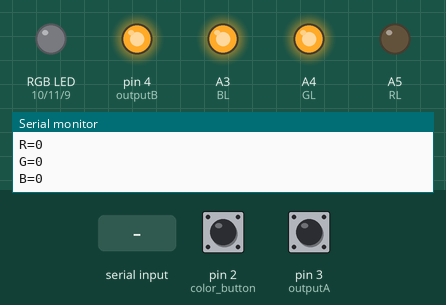
A sketch run on a simulated Arduino Uno, built with avr-gcc and run on an emulated ATmega328P. On the bench: an RGB LED mixed from three pins (HIGH = lit), output pins drawn as LEDs (lit = HIGH), the last lines printed to the serial monitor. Dashed ring = blinking. Inputs (shaded band) come from the test bench; at power-on: pin 2 (color_button) HIGH, pin 3 (outputA) HIGH. Dim RGB values are drawn brighter than linear.

Above: at 3.2 s.
3.3 s: pin 2 (color_button) pulled LOW for 3.2 s
At 7.7 s:
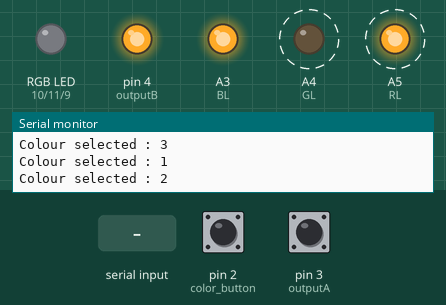
8.0 s: pin 3 (outputA) driven LOW
9.5 s: pin 3 (outputA) driven HIGH
At 9.8 s:
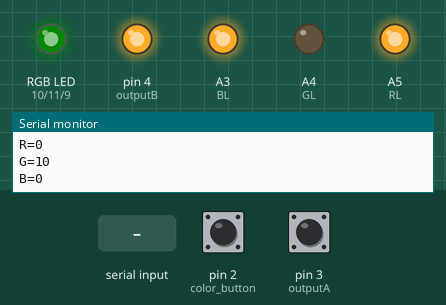
11.0 s: pin 2 (color_button) pulled LOW for 0.15 s
At 12.5 s:
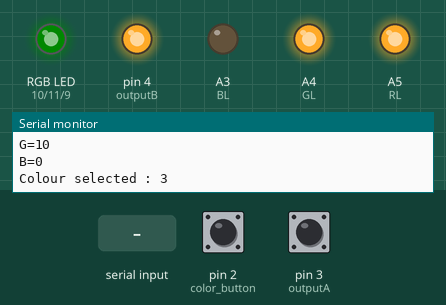
13.0 s: ")" received over the second serial link
At 13.6 s:
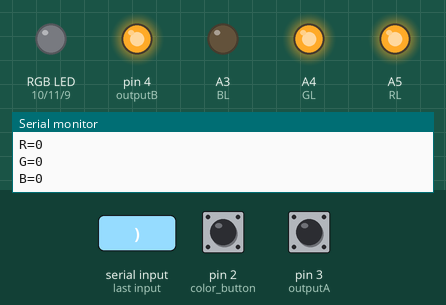
14.5 s: pin 3 (outputA) pulsed LOW 2 times (0.12 s each, 0.3 s apart)
At 14.71 s:
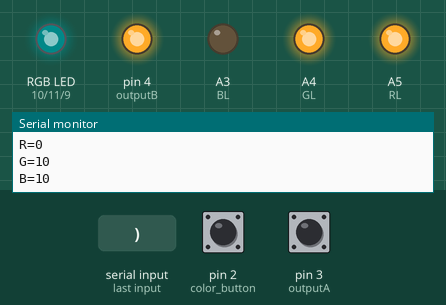
Timing chart, 0 to 17.5 s (numbered marks = the images above; inputs shaded):
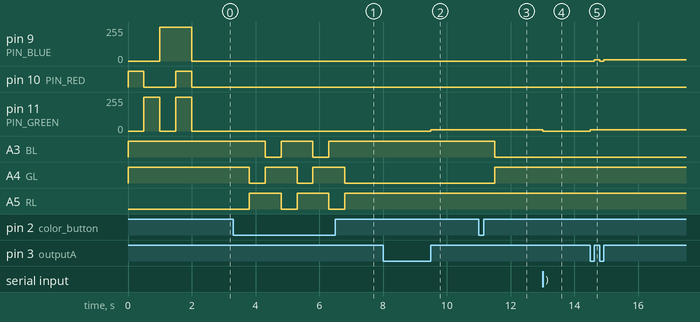

Measured:
- after the input at 3.3 s, A3 (BL): alternates HIGH for 1.0 s and LOW for 0.50 s, starting after 1.0 s; A4 (GL), A5 (RL): alternates HIGH for 1.0 s and LOW for 0.50 s, starting after 0.50 s
- after the input at 9.5 s, pin 11 (PIN_GREEN): 0/255 → 10/255 at once
- after the input at 11.0 s, A3 (BL): HIGH → LOW after 0.50 s; A4 (GL): LOW → HIGH after 0.50 s
- after the input at 13.0 s, pin 11 (PIN_GREEN): 10/255 → 0/255 at once
- after the input at 14.5 s, pin 9 (PIN_BLUE): 0/255 → 10/255 after 0.12 s, → 0/255 0.18 s later, → 10/255 0.12 s later; pin 11 (PIN_GREEN): 0/255 → 10/255 at once

The sketch:

BLUETOOTH_RGB.ino.ino
```cpp
#include <SoftwareSerial.h>
SoftwareSerial mySerial(8,7); //Define PIN11 & PIN12 as RX and TX pins

int PIN_RED = 10;
int PIN_GREEN = 11;
int PIN_BLUE = 9;

 #define RL A5
 #define GL A4
 #define BL A3

 #define outputA 3
 #define outputB 4
 #define color_button 2

 int aState;
 int aLastState;
 int color_s = 1;

 int redInt =0;
 int greenInt = 0;
 int blueInt = 0;

String RGB = "";
String RGB_Previous = "255.255.255";
String ON = "ON";
String OFF = "OFF";
boolean RGB_Completed = false;
boolean chng = false;


void setup() {
  pinMode (PIN_RED, OUTPUT);
  pinMode (PIN_GREEN, OUTPUT);
  pinMode (PIN_BLUE, OUTPUT);
  Serial.begin(9600);
  mySerial.begin(9600);
  RGB.reserve(30);
  pinMode(color_button, INPUT_PULLUP);

   pinMode (outputA,INPUT);
   pinMode (outputB,INPUT);

   aLastState = digitalRead(outputA);

  pinMode(4, OUTPUT);
  pinMode(PIN_RED, OUTPUT);
  pinMode(PIN_GREEN, OUTPUT);
  pinMode(PIN_BLUE, OUTPUT);
  pinMode(RL, OUTPUT);
  pinMode(BL, OUTPUT);
  pinMode(GL, OUTPUT);
  digitalWrite(RL,LOW);
  digitalWrite(BL,HIGH);
  digitalWrite(GL,HIGH);
  digitalWrite(4,HIGH);
  setColor(255, 0, 0);
  delay(500);
  setColor(0, 255, 0);
  delay(500);
  setColor(0, 0, 255);
  delay(500);
  setColor(255, 255, 255);
  delay(500);
  setColor(0, 0, 0);

}

void loop() {
   if(!digitalRead(color_button))
   {
    delay(500);
    Serial.print("Colour selected : ");
    color_s++;
    if(color_s>3)
    color_s=1;
    Serial.println(color_s);
    if(color_s==1)
    {
    digitalWrite(RL,LOW);
    digitalWrite(BL,HIGH);
    digitalWrite(GL,HIGH);
    }
   if(color_s==2)
    {
    digitalWrite(RL,HIGH);
    digitalWrite(BL,HIGH);
    digitalWrite(GL,LOW);
    }
    if(color_s==3)
    {
    digitalWrite(RL,HIGH);
    digitalWrite(BL,LOW);
    digitalWrite(GL,HIGH);
    }
   }

aState = digitalRead(outputA); // Reads the "current" state of the outputA
   // If the previous and the current state of the outputA are different, that means a Pulse has occured
   if (aState != aLastState){
     int Rcounter = redInt;
     int Gcounter = greenInt;
     int Bcounter = blueInt;
     // If the outputB state is different to the outputA state, that means the encoder is rotating clockwise
     if (digitalRead(outputB) != aState) {
      if(color_s==1)
      { Rcounter= Rcounter-10;
       Rcounter = constrain(Rcounter, 0, 255);}
        if(color_s==2)
      { Gcounter= Gcounter-10;
       Gcounter = constrain(Gcounter, 0, 255);}
        if(color_s==3)
      { Bcounter= Bcounter-10;
       Bcounter = constrain(Bcounter, 0, 255);}
     } else {
         if(color_s==1)
      { Rcounter= Rcounter+10;
       Rcounter = constrain(Rcounter, 0, 255);}
        if(color_s==2)
      { Gcounter= Gcounter+10;
       Gcounter = constrain(Gcounter, 0, 255);}
        if(color_s==3)
      { Bcounter= Bcounter+10;
       Bcounter = constrain(Bcounter, 0, 255);}
     }
     Serial.print("Position: ");
     Serial.print(Rcounter);
     Serial.print(" : ");
     Serial.print(Gcounter);
     Serial.print(" : ");
     Serial.println(Bcounter);
     redInt = Rcounter;
     greenInt = Gcounter;
     blueInt = Bcounter;
     setColor(redInt, greenInt, blueInt);

   }
   aLastState = aState;


  while(mySerial.available() || (chng == 1))
  {
    char ReadChar = (char)mySerial.read();

    if(ReadChar == ')'){
      RGB_Completed = true;
    }else{
       RGB += ReadChar;
    }
  }

  if(RGB_Completed){

      Serial.print("RGB:");
      Serial.print(RGB);
      Serial.print("     PreRGB:");
      Serial.println(RGB_Previous);

      if(RGB==ON){
          RGB = RGB_Previous;
          Light_RGB_LED();
      }else if(RGB==OFF){
          RGB = "0.0.0";
          Light_RGB_LED();
      }else{
          Light_RGB_LED();
          RGB_Previous = RGB;
      }
      RGB = "";
      RGB_Completed = false;
  }
}

void Light_RGB_LED(){

  int SP1 = RGB.indexOf(' ');
  int SP2 = RGB.indexOf(' ', SP1+1);
  int SP3 = RGB.indexOf(' ', SP2+1);
  String R = RGB.substring(0, SP1);
  String G = RGB.substring(SP1+1, SP2);
  String B = RGB.substring(SP2+1, SP3);


  setColor(R.toInt(),G.toInt(),B.toInt());
}

void setColor(int red, int green, int blue)
{ Serial.print("R=");
  Serial.println(red);
  Serial.print("G=");
  Serial.println(green);
  Serial.print("B=");
  Serial.println(blue);
  analogWrite(PIN_RED,  red);
  analogWrite(PIN_GREEN, green);
  analogWrite(PIN_BLUE,  blue);
}
```
